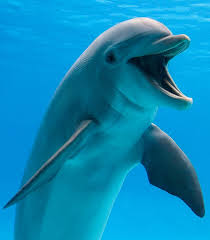
%> input picture Octave/dol.jpeg, 210 x 240 px
$ octave corelation_2D.m   (GNU Octave 9; MATLAB toolbox functions it lacks are replaced by stand-ins)
%> lines starting %> are read from the running program, lines starting %| are printed output that depends on the picture
1;
pkg load image;

function [y_cor x_cor] = find_template_2D(template, image)
    c = normxcorr2(template, image);
    [y_cor x_cor] = find(c == max(c(:)));
    y_cor = y_cor - size(template,1) + 1;
    x_cor = x_cor - size(template,2) + 1;
endfunction

figure();
img = imread('dol.jpeg');
%> img is the input picture: size 240x210x3 uint8; mean R, G, B 10.6, 136, 180.9
img = rgb2gray(img);
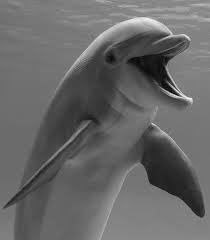
%> img: size 240x210 uint8; min 6, max 242, mean 103.6
imshow(img);

figure();
img_part = img(75:100, 150:185);
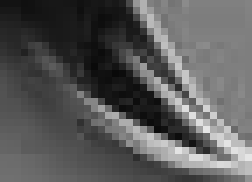
%> img_part: size 26x36 uint8 (shown 7 times larger); min 9, max 229, mean 89.9
imshow(img_part);

[y x] = find_template_2D(img_part, img);
%> in find_template_2D, `c = normxcorr2(template, image);`:
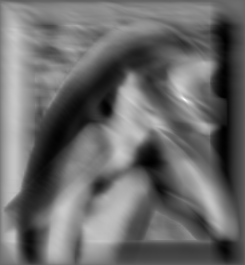
%> c: size 265x245 double; min -0.659, max 1, mean 0.039; drawn with min black and max white
%> in find_template_2D, `[y_cor x_cor] = find(c == max(c(:)));`: y_cor = 100; x_cor = 185
%> in find_template_2D, `y_cor = y_cor - size(template,1) + 1;`: y_cor = 75
%> in find_template_2D, `x_cor = x_cor - size(template,2) + 1;`: x_cor = 150
%> y = 75; x = 150
disp([y x]); % should be the top-left corner of template in tablet
%|     75   150

figure();
imshow(img);
hold on;
plot(x,y,'r+');
rectangle("POSITION",[x,y,35,25]);
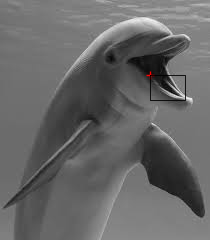
%> figure redrawn from the program's plot data
hold off;
